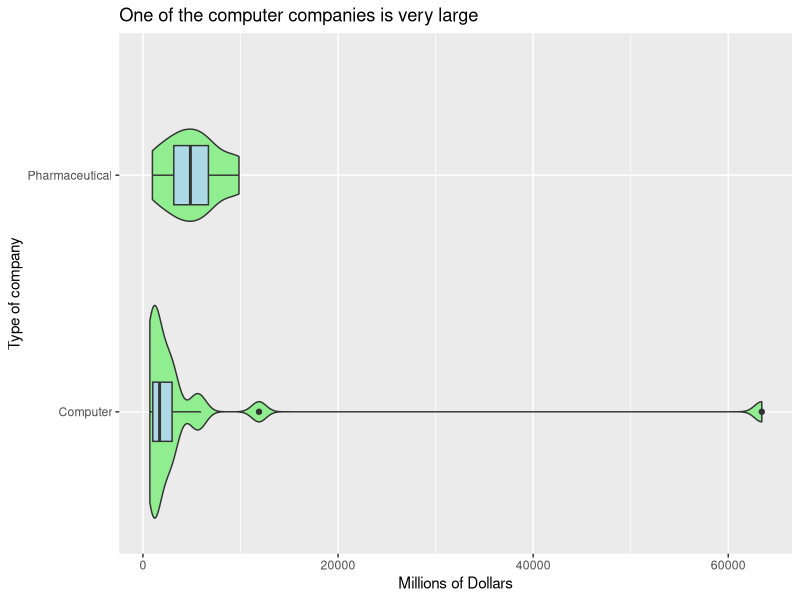
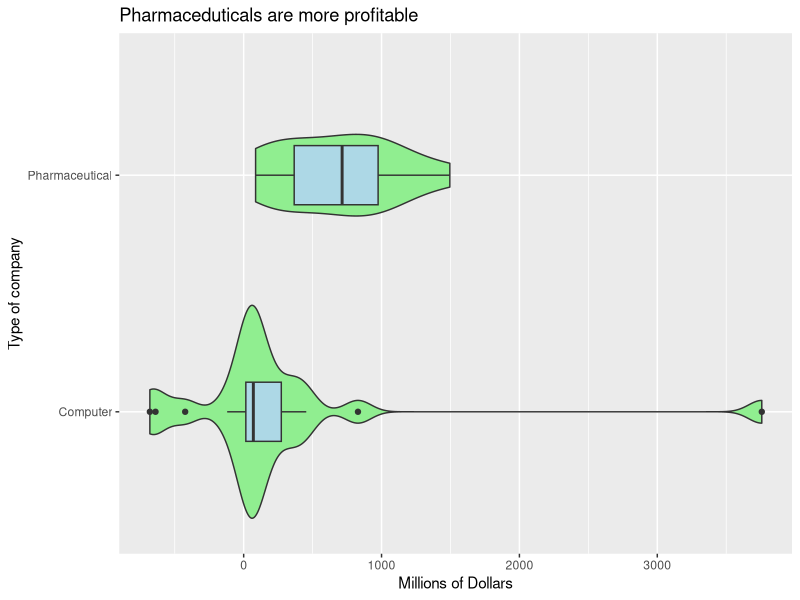
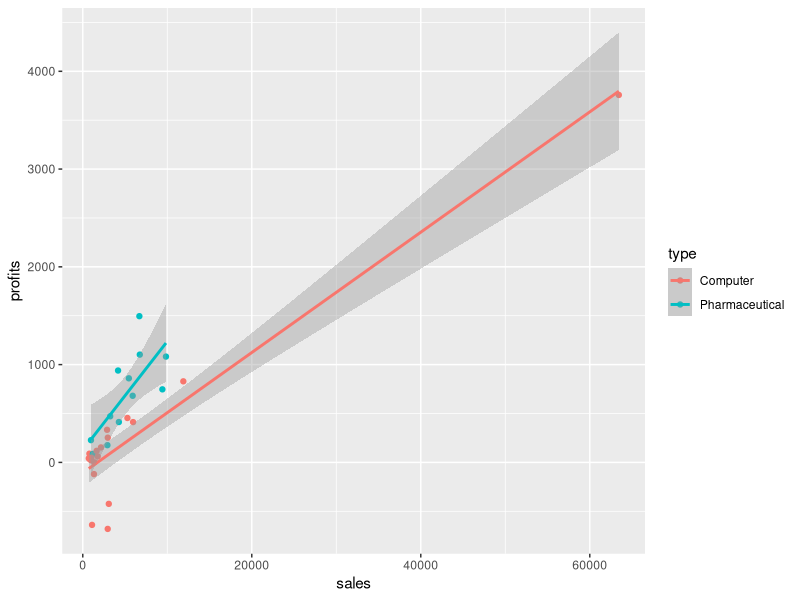
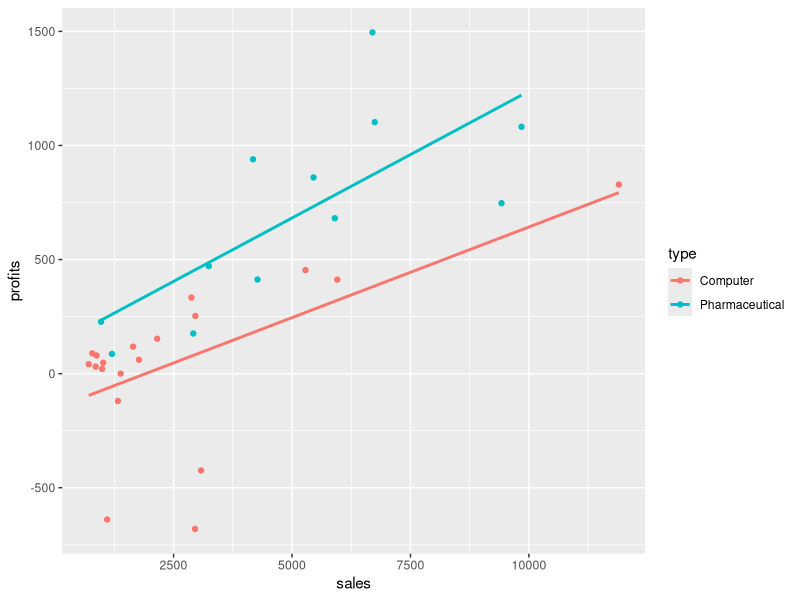

R code for these plots, in order:
# Companies Data Set for Review
# Initial: 11 December 2018
# Revision: 09 December 2019
# Ray Nelson

# Libraries
library(tidyverse)
library(readxl)

# Import the data
companies <- read_excel("Final Review/Companies.xlsx")

# Sales by different types of companies
companies %>% 
  ggplot(aes(x = type, y = sales)) +
    geom_violin(fill = "lightgreen") +
    geom_boxplot(width = 0.25, fill = "lightblue") +
    labs(title = "One of the computer companies is very large",
       x = "Type of company",
       y = "Millions of Dollars") +
    coord_flip()

# Calculate location and spread of sales for the different types of companies
companies %>% 
  group_by(type) %>% 
  summarize(location_mean = mean(sales),
            location_median = median(sales),
            scale_sd = sd(sales),
            scale_iqr = IQR(sales))

# Profits by different types of companies
companies %>%
  ggplot(aes(x = type, y = profits)) +
  geom_violin(fill = "lightgreen") +
  geom_boxplot(width = 0.25, fill = "lightblue") +
  labs(title = "Pharmaceduticals are more profitable",
       x = "Type of company",
       y = "Millions of Dollars") +
  coord_flip()

# Function to calculate the location and scale of a variable
summary_stats <- function(variable){
  location <- median(variable)
  scale <- IQR(variable)
  c(location, scale)
}

summary_stats(companies$sales)
summary_stats(companies$profits)

# Summary statistics by type for sales and profits
companies %>% 
  select(type, sales, profits) %>% 
  group_by(type) %>% 
  summarize(location_sales = median(sales),
            scale_sales = IQR(sales),
            location_profits = median(profits),
            scale_profits = IQR(profits))

# Summary statistics using gather and group_by
companies %>% 
  select(type, sales, profits) %>% 
  gather(sales, profits, key = "account", value = "dollars") %>%
  group_by(type, account) %>% 
  summarise(location = median(dollars),
            scale = IQR(dollars)
         )

# Summary statistics using a loop
sales_profits <- companies %>% 
  select(type, sales, profits)

output <- list(sales = NULL, profits = NULL)

for(i in c("sales", "profits")){
  analysis_tibble <- sales_profits %>% 
    select(type, i)
  colnames(analysis_tibble) <- c("type", "variable")
  output[[i]] <- analysis_tibble %>%
    group_by(type) %>%
    summarise(
      location = median(variable),
      scale = IQR(variable)
    )
}

account <- rep(c("sales", "profits"), each = 2)
rbind(output$sales, output$profits) %>% 
  add_column(account) %>% 
  select(type, account, location, scale) %>% 
  arrange(type, account)

# Summary statistics using map in a function
summaries <- function(type) {
  companies %>% 
    filter(type == type) %>% 
    select(sales, profits) %>% 
    map(summary_stats)
}

output <- list(Computer = NULL, Pharmaceuticals = NULL)
for(i in c("Computer", "Pharmaceuticals")){
  output[[i]] <- summaries(i)
}

output

# Loop over type

# Type of company and the linear model with common slope
companies_model <- lm(profits ~ sales + type, data = companies)
companies_model %>% summary()

# geom_smooth estimates separate slopes and separate intercepts for each type
companies %>% 
  ggplot(aes(x = sales, y = profits, color = type)) + 
    geom_point() +
    geom_smooth(method = "lm")

# Without the large sales company
companies %>% 
  filter(sales < max(sales)) %>% 
  ggplot(aes(x = sales, y = profits, color = type)) + 
    geom_point() +
    geom_smooth(method = "lm", se = FALSE)

# Different slopes and different intercepts
lm(profits ~ type + sales + sales * type,
                      data = companies %>% filter(sales < max(sales))) %>% 
  summary()
